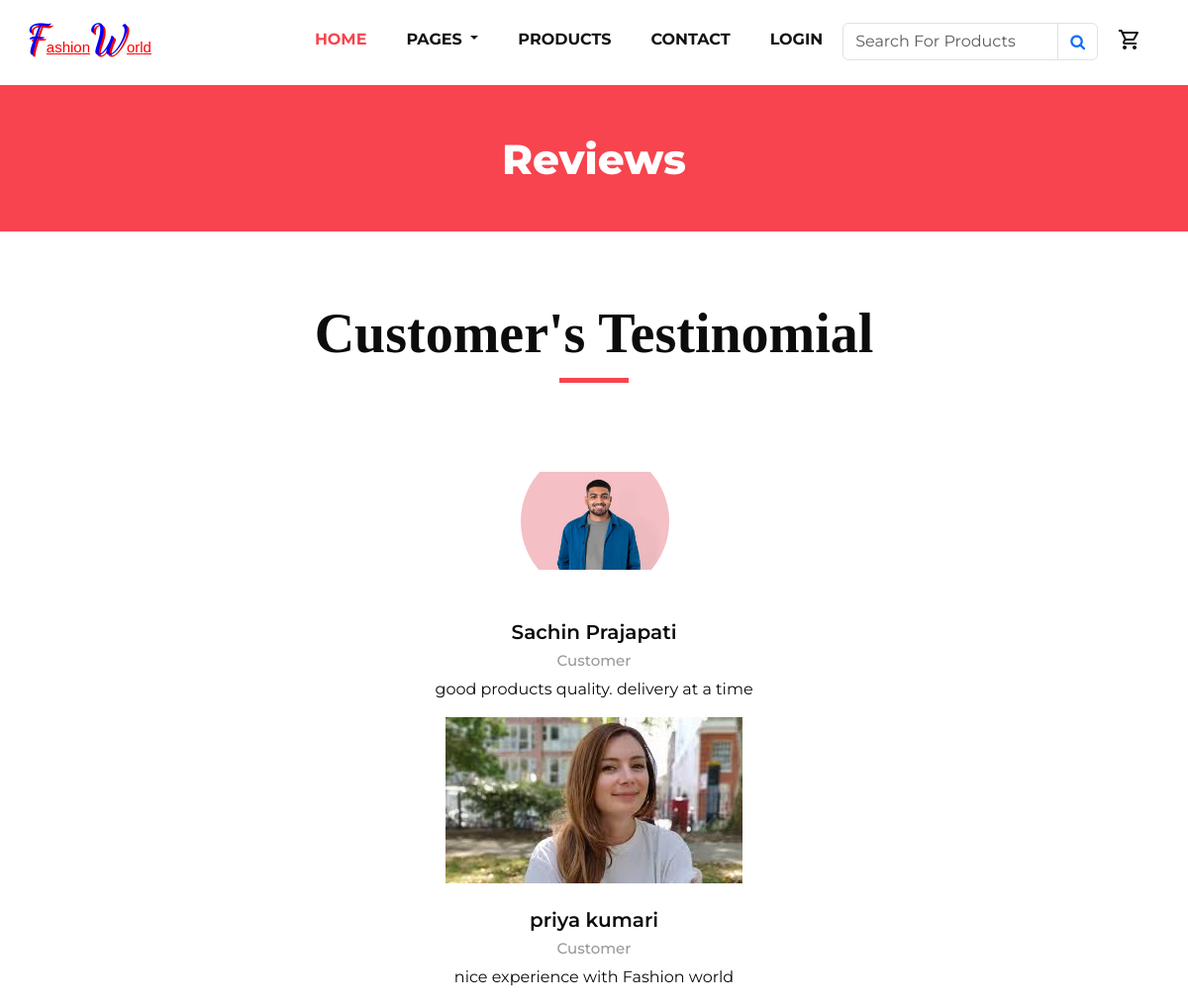
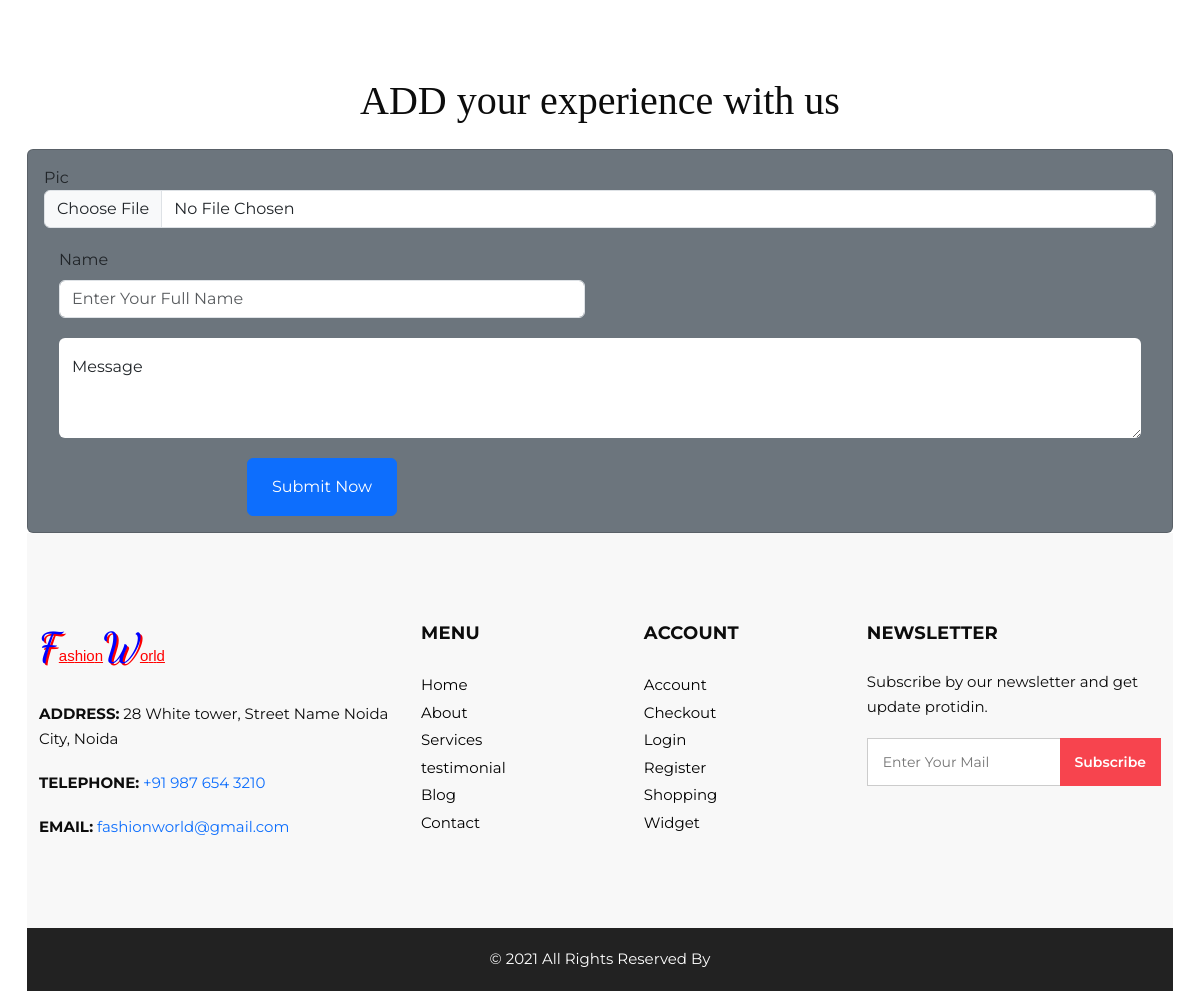
Page /testimonial/ on the committed database (2 pictures, top to bottom).
### fashionApp/models.py (models this page shows, shortened)
class testimonial(models.Model):
    id=models.AutoField(primary_key=True)
    pic=models.ImageField(upload_to="testimonial",blank=True,null=True)
    name=models.CharField(max_length=200)
    message=models.TextField()

### fashionApp/views.py (the view)
# urls.py: path('testimonial/',views.testimonialpage),
def testimonialpage(request):
    if(request.method=="POST"):
        t=testimonial()
        t.pic=request.POST.get("pic")
        t.name=request.POST.get("name")
        t.message=request.POST.get("message")
        t.save()
    data=testimonial.objects.all().order_by("id")
    return render(request,"testimonial.html",{'data':data})

### fashionApp/templates/testimonial.html (shortened to what this page needs)
{% extends 'index.html' %}
{% load static %}
      {% block body %}
      <section class="inner_page_head">
         <div class="container_fuild">
            <div class="row">
               <div class="col-md-12">
                  <div class="full">
                     <h3>Reviews</h3>
                  </div>
               </div>
            </div>
         </div>
      </section>
      <section class="client_section layout_padding">
         <div class="container">
            <div class="heading_container heading_center">
               <h2>
                  Customer's Testinomial
               </h2>
            </div>
            <div id="carouselExample3Controls" class="carousel slide" data-ride="carousel">
               <div class="carousel-inner">
                  <div class="carousel-item active">
                     <div class="box col-lg-10 mx-auto">
                        <div class="img_container">
                           {% for item in data %}
                           <div class="img-box">
                              <div class="img_box-inner">
                                 <img src="{{item.pic.url}}" alt="">
                              </div>
                           </div>
                        </div>
                        <div class="detail-box">
                           <h5>
                              {{item.name}}
                           </h5>
                           <h6>
                              Customer
                           </h6>
                           <p>
                             {{item.message}}
                           </p>
                           {% endfor %}
                        </div>
                     </div>
                  </div>
      </section>
    <h1 class="background m-2  text-center color ">ADD your experience with us </h1>
    <div class="container fluid my-3">
        <div class="card p-3 bg-secondary ">
            <form action="" method="post">
                <div class="mb-3">
                  <lable>Pic</lable>
                  <input type="file" name="pic"  class="form-control">
              </div>
                <div class="col-md-6">
                    <label>Name</label>
                    <input type="text" name="name" placeholder="enter your full name" class="form-control">
                </div>
                    <div class="col-12">
                        <div class="form-floating">
                           <label for="message">Message</label>
                            <textarea class="form-control border-0"name="message" placeholder="Leave a message here"  style="height: 100px"></textarea>
                        </div>
                    </div>
                    <div class="col-6 text-center">
                        <button class="btn btn-primary py-3 px-4" type="submit">Submit Now</button>
                    </div>
                </div>
      {% endblock %}

### fashionApp/static/css/style.css (style rules this page uses)
* { box-sizing: border-box; }
body { font-family: 'Montserrat', sans-serif; color: #0c0c0c; background-color: #ffffff; overflow-x: hidden; }
.layout_padding { padding: 70px 0; }
h1, h2 { font-family: 'Playfair Display', serif; }
.heading_container { display: -webkit-box; display: -ms-flexbox; display: flex; -webkit-box-orient: vertical; -webkit-box-direction: normal; -ms-flex-direction: column; flex-direction: column; -webkit-box-align: start; -ms-flex-align: start; align-items: flex-start; }
.heading_container h2 { position: relative; margin-bottom: 0; font-size: 3.5rem; font-weight: bold; }
.heading_container h2::after { content: ""; display: block; width: 70px; height: 5px; background: #f7444e; margin: 10px auto 10px; }
.heading_container.heading_center { -webkit-box-align: center; -ms-flex-align: center; align-items: center; text-align: center; }
.btn, .btn:focus { outline: none !important; -webkit-box-shadow: none; box-shadow: none; }
.detail-box h5 { font-size: 21px; font-weight: 700; }
.client_section .box { display: -webkit-box; display: -ms-flexbox; display: flex; -webkit-box-orient: vertical; -webkit-box-direction: normal; -ms-flex-direction: column; flex-direction: column; -webkit-box-align: center; -ms-flex-align: center; align-items: center; text-align: center; margin-top: 55px; }
.client_section .box .img_container { width: auto; height: auto; border-radius: 100%; display: -webkit-box; display: -ms-flexbox; display: flex; -webkit-box-pack: end; -ms-flex-pack: end; justify-content: flex-end; -webkit-box-align: center; -ms-flex-align: center; align-items: center; background-color: transparent; }
.client_section .box .img_container .img-box { width: auto; height: auto; border-radius: 100%; display: -webkit-box; display: -ms-flexbox; display: flex; -webkit-box-pack: center; -ms-flex-pack: center; justify-content: center; -webkit-box-align: center; -ms-flex-align: center; align-items: center; background-color: #ffffff; margin-right: -1px; }
.client_section .box .img_container .img-box .img_box-inner { width: 150px; height: 150px; border-radius: 100%; display: -webkit-box; display: -ms-flexbox; display: flex; -webkit-box-pack: center; -ms-flex-pack: center; justify-content: center; -webkit-box-align: center; -ms-flex-align: center; align-items: center; overflow: hidden; }
.client_section .box .img_container .img-box .img_box-inner img { width: 100%; }
.client_section .box .detail-box { margin-top: 25px; }
.client_section .box .detail-box h5 { font-size: 20px; font-weight: 600; }
.client_section .box .detail-box h6 { font-size: 15px; color: #999998; }
.inner_page_head { background: #f7444e; text-align: center; color: #fff; padding-top: 50px; padding-bottom: 40px; }
.inner_page_head h3 { font-size: 42px; font-weight: 800; }
form input { background: #fff; border: solid #ccc 1px; padding: 15px 15px; width: 100%; font-size: 14px; margin-bottom: 20px; text-transform: capitalize; line-height: normal; }
form textarea { background: #fff; border: solid #ccc 1px; padding: 15px 15px; width: 100%; min-height: 150px; font-size: 14px; margin-bottom: 20px; text-transform: capitalize; line-height: normal; }

### fashionApp/static/css/responsive.css (style rules this page uses)
@media (min-width: 1200px) { .container { max-width: 1170px; } }

### rows in the picture
testimonial: pic (picture), name "Sachin Prajapati", message "good products quality. delivery at a time"
testimonial: pic (picture), name "priya kumari", message "nice experience with Fashion world"
